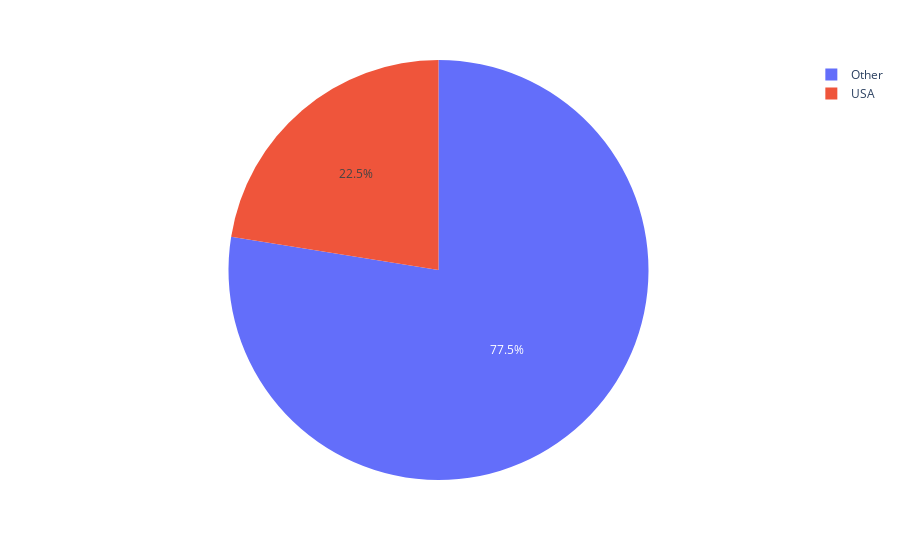

Notebook source saved alongside this figure:
### Code cell
px.pie(
    data_frame=df_sales,
    values='sales',
    names='region'
)

### Figure 1 — Plotly figure (JSON) as saved in the notebook; plotly's stock layout.template omitted (floating-point values rounded to 4 significant figures)
{"data": [{"domain": {"x": [0, 1], "y": [0, 1]}, "hovertemplate": "region=%{label}<br>sales=%{value}<extra></extra>", "labels": ["USA", "Other"], "legendgroup": "", "name": "", "showlegend": true, "type": "pie", "values": [523.1, 1806.0]}], "layout": {"legend": {"tracegroupgap": 0}, "margin": {"t": 60}}}
